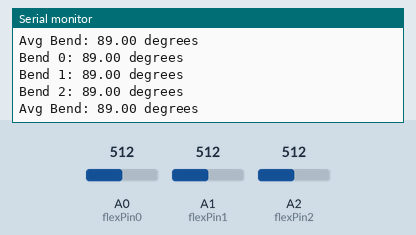
A sketch run on a simulated Arduino Uno, built with avr-gcc and run on an emulated ATmega328P. On the bench: the last lines printed to the serial monitor. The test bench sets the inputs (shaded band); at power-on: A0 (flexPin0) = 512, A1 (flexPin1) = 512, A2 (flexPin2) = 512.

Above: at 1.8 s.
1.9 s: A0 (flexPin0) set to 716
At 2.9 s:
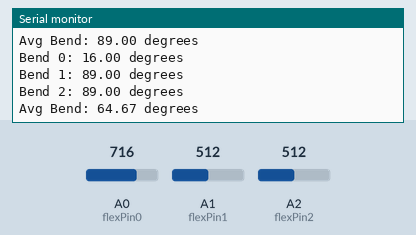
3.4 s: A1 (flexPin1) set to 716
At 4.7 s:
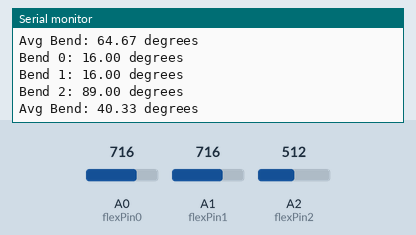
4.9 s: A2 (flexPin2) set to 716
At 6.0 s:
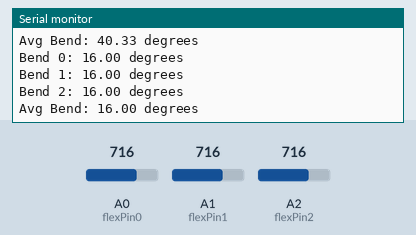
6.4 s: A0 (flexPin0) set to 900
At 7.7 s:
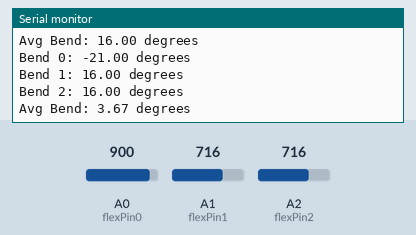
7.9 s: A1 (flexPin1) set to 900
At 9.1 s:
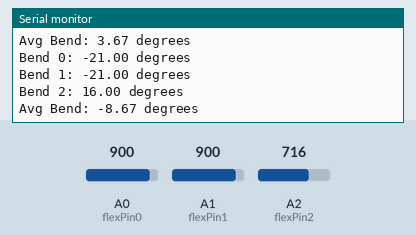
9.4 s: A2 (flexPin2) set to 900
At 10.9 s:
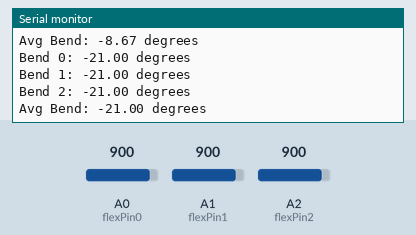
Timing chart, 0 to 11.9 s (numbered marks = the images above; inputs shaded):
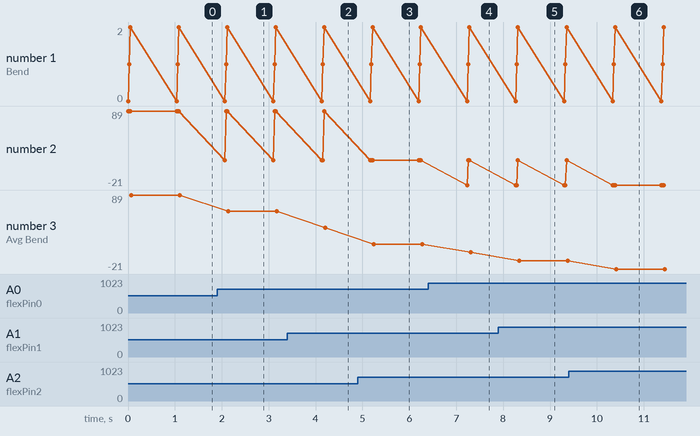

Measured:
- after the input at 1.9 s, the serial monitor: prints a new line after 0.17 s (image 1)
- after the input at 3.4 s, the serial monitor: prints a new line after 0.76 s (image 2)
- after the input at 4.9 s, the serial monitor: prints a new line after 0.32 s (image 3)
- after the input at 6.4 s, the serial monitor: prints a new line after 0.83 s (image 4)
- after the input at 7.9 s, the serial monitor: prints a new line after 0.39 s (image 5)
- after the input at 9.4 s, the serial monitor: prints a new line after 0.99 s (image 6)
- plotted number 3: 89 → 64.67 after the input at 1.9 s, 64.67 → 40.33 after the input at 3.4 s, 16 → 3.67 after the input at 6.4 s, 3.67 → -8.67 after the input at 7.9 s

The sketch:

1_avg_flex.ino
```cpp
const int flexPin0 = A0; // pin connected to voltage divider output
const int flexPin1 = A1; // pin connected to voltage divider output
const int flexPin2 = A2; // pin connected to voltage divider output

// change these constants according to your hardware
const float VCC = 5;			// voltage at Ardunio 5V line
const float R_DIV = 100000.0;	// resistor used to create a voltage divider
const float flatResistance =  30000.0; // resistance when flat
const float bendResistance = 100000.0; // resistance at 90 deg

void setup() {
  Serial.begin(9600);
  pinMode(flexPin0, INPUT);
  pinMode(flexPin1, INPUT);
  pinMode(flexPin2, INPUT);
}

void loop() {
  // read the ADC and calculate voltage and resistance from it
  int ADC_0 = analogRead(flexPin0);
  float V_0 = ADC_0 * VCC / 1023.0;
  float R_0 = R_DIV * (VCC / V_0 - 1.0);
  //Serial.println("Resistance 0: " + String(R_0) + " ohms");

  // read the ADC and calculate voltage and resistance from it
  int ADC_1 = analogRead(flexPin1);
  float V_1 = ADC_1 * VCC / 1023.0;
  float R_1 = R_DIV * (VCC / V_1 - 1.0);
  //Serial.println("Resistance 1: " + String(R_1) + " ohms");

  // read the ADC and calculate voltage and resistance from it
  int ADC_2 = analogRead(flexPin2);
  float V_2 = ADC_2 * VCC / 1023.0;
  float R_2 = R_DIV * (VCC / V_2 - 1.0);
  //Serial.println("Resistance 2: " + String(R_2) + " ohms");

  // use the calculated resistance to estimate the sensor's bend angle
  float angle0 = map(R_0, flatResistance, bendResistance, 0, 90.0);
  float angle1 = map(R_1, flatResistance, bendResistance, 0, 90.0);
  float angle2 = map(R_2, flatResistance, bendResistance, 0, 90.0);
  Serial.println("Bend 0: " + String(angle0) + " degrees");
  Serial.println("Bend 1: " + String(angle1) + " degrees");
  Serial.println("Bend 2: " + String(angle2) + " degrees");
  Serial.println("Avg Bend: " + String((angle0+angle1+angle2)/3) + " degrees");
  Serial.println();

  delay(1000);
}
```
